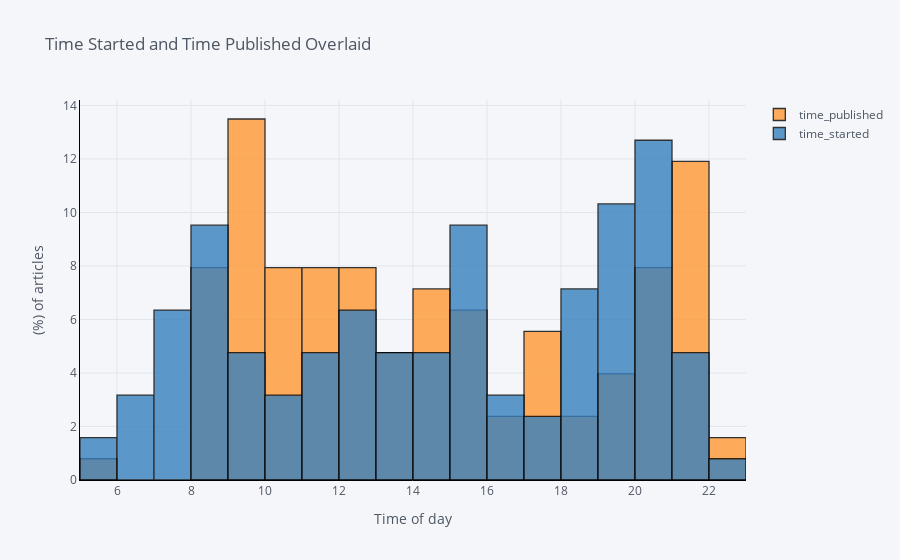

The code cell stored with this chart in its notebook:
### Code cell
df[["time_published", "time_started"]].iplot(
    kind="hist",
    bins=24,
    linecolor="black",
    opacity=0.8,
    histnorm="percent",
    barmode="overlay",
    xTitle="Time of day",
    yTitle="(%) of articles",
    title="Time Started and Time Published Overlaid",
)

### Figure 1 — Plotly figure (JSON) as saved in the notebook; plotly's stock layout.template omitted (floating-point values rounded to 4 significant figures)
{"data": [{"histfunc": "count", "histnorm": "percent", "marker": {"color": "rgba(255, 153, 51, 1.0)", "line": {"color": "#000000", "width": 1.3}}, "name": "time_published", "nbinsx": 24, "opacity": 0.8, "orientation": "v", "type": "histogram", "x": [14.42, 22.03, 12.92, 9.133, 8.85, 21.15, 17.9, 21.28, 17.83, 14.35, 14.4, 12.97, 12.97, 19.97, 15.28, 17.05, 14.03, 17.1, 15.15, 15.07, 10.33, 11.33, 11.37, 18.85, 13.75, 20.25, 20.62, 9.75, 16.97, 21.82, 20.8, 9.85, 15.4, 19.7, 8.917, 15.5, 20.27, 14.37, 18.45, 20.28, 8.667, 11.68, 9.433, 9.2, 9.15, 22.48, 18.95, 11.45, 12.82, 9.55, 11.17, 16.27, 10.48, 9.783, 12.73, 8.6, 14.2, 20.63, 13.52, 13.57, 15.45, 11.07, 12.55, 9.567, 9.8, 14.27, 11.65, 10.02, 20.58, 10.2, 8.433, 8.55, 11.07, 8.95, 9.583, 9.067, 5.883, 14.72, 19.82, 9.8, 9.85, 19.13, 12.73, 17.45, 9.433, 10.52, 17.92, 10.43, 13.68, 21.07, 13.17, 12.52, 10.43, 15.53, 20.73, 21.5, 10.23, 10.28, 9, 8.583, 21.9, 19.95, 13.42, 10.38, 11.83, 16.27, 14.68, 21.27, 12.65, 21.05, 20.07, 20.38, 15.47, 21.37, 21.4, 21.42, 21.43, 21.43, 21.45, 8, 12.52, 11.6, 17.88, 8.25, 9.483, 21.07]}, {"histfunc": "count", "histnorm": "percent", "marker": {"color": "rgba(55, 128, 191, 1.0)", "line": {"color": "#000000", "width": 1.3}}, "name": "time_started", "nbinsx": 24, "opacity": 0.8, "orientation": "v", "type": "histogram", "x": [14.4, 22.03, 12, 18.35, 20.3, 19.12, 11.52, 20.82, 9.1, 20.07, 15.23, 11.33, 13.03, 6.967, 12.62, 15.78, 20.72, 15.3, 14.02, 13.55, 6.1, 15.18, 19.47, 18.78, 18.8, 21.63, 13.3, 20.73, 17.38, 12.43, 8.75, 8.067, 10.7, 18.27, 7.267, 18.45, 15.78, 21.08, 19.8, 18.37, 20.53, 7.6, 20.63, 7.817, 20.63, 7.3, 8.25, 19.1, 7.783, 20.63, 14.53, 12.37, 12.67, 12.37, 21.35, 9.55, 20.1, 9.967, 19.95, 11.03, 13.03, 19.45, 13.63, 13.98, 9.6, 12.13, 18.18, 6.85, 18.2, 16.28, 10.92, 16, 19.12, 19.93, 7.033, 11.18, 20.47, 15.3, 19.02, 12.02, 9.217, 8.667, 20.02, 15.45, 14.9, 5.467, 10.85, 20.07, 14.35, 19.87, 5.05, 16.35, 6.983, 20.22, 21.15, 8.4, 15.68, 15.28, 10.38, 11.3, 20.2, 17.12, 17.78, 15.72, 21.28, 19.85, 19.85, 19.17, 7.867, 18.8, 8.717, 15.43, 14.75, 8.25, 8.367, 8.283, 8.333, 8.317, 8.35, 7.333, 15.48, 11.68, 16.93, 20.15, 9.95, 21.6]}], "layout": {"barmode": "overlay", "legend": {"bgcolor": "#F5F6F9", "font": {"color": "#4D5663"}}, "paper_bgcolor": "#F5F6F9", "plot_bgcolor": "#F5F6F9", "title": {"font": {"color": "#4D5663"}, "text": "Time Started and Time Published Overlaid"}, "xaxis": {"gridcolor": "#E1E5ED", "linecolor": "black", "showgrid": true, "tickfont": {"color": "#4D5663"}, "title": {"font": {"color": "#4D5663"}, "text": "Time of day"}, "zerolinecolor": "#E1E5ED"}, "yaxis": {"gridcolor": "#E1E5ED", "linecolor": "black", "showgrid": true, "tickfont": {"color": "#4D5663"}, "title": {"font": {"color": "#4D5663"}, "text": "(%) of articles"}, "zerolinecolor": "#E1E5ED"}}}
